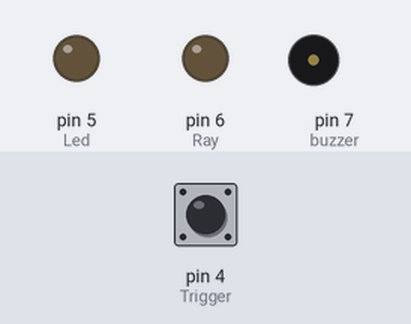
Simulated run of this sketch. Board: Arduino Uno, built with avr-gcc and run on an emulated ATmega328P. On the bench: output pins drawn as LEDs (lit = HIGH), buzzer (waves = sounding). Inputs (shaded band) come from the test bench; at power-on: pin 4 (Trigger) HIGH. What the sketch prints to the serial monitor is not drawn.

Above: at 1.2 s.
1.3 s: pin 4 (Trigger) pulled LOW for 0.15 s
Timing chart, 0 to 4.3 s (numbered marks = the images above; inputs shaded):
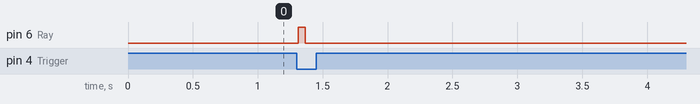

Measured:
- after the input at 1.3 s, pin 6 (Ray): LOW → HIGH at once, → LOW 0.05 s later

The sketch:

laser_pistol.ino
```cpp
//--------------------------------------------------//
// TITLE: Laser Pistol code                         //
// AUTHORS: A Pena Castillo, JJ Navarrete Galvez    //
//--------------------------------------------------//


// --- DEFINITIONS --- //
#define Ray 6
#define Led 5
#define Trigger 4
#define buzzer 7
int pressed=0;
int time_out=0;
unsigned long time_pass1=0, time_pass2=0, antibounce = 0, timeled=0;
int ammunition=20;
int shoot=0;
int no_ammo=0;
int led_blink=0;
int led=0;


// --- Setup & Loop --- //
void setup(){

  pinMode(Ray,OUTPUT);
  pinMode(buzzer,OUTPUT);
  pinMode(Led,OUTPUT);
  pinMode(Trigger,INPUT_PULLUP);
  Serial.begin(9600);
}

void loop()
{
  unsigned long time_=millis();
  Serial.print("ammunition: ");
  Serial.println(ammunition);
  //modo=digitalRead(P4);
  //if(modo == 0)
    if(digitalRead(Trigger) == 0 && shoot == 0 && time_ - antibounce > 200 && time_out == 0 && ammunition>0)
    {
      digitalWrite(Ray,HIGH);
      time_pass1=time_;
      shoot=1;
      ammunition--;
      time_out = 1;
      for(int x = 4000; x > 1000; x--)
      {
        tone(buzzer,x);
      };
      noTone(buzzer);
      if(ammunition == 0)
      {
        no_ammo = 1;
        time_pass2=time_;
        digitalWrite(Led,HIGH);
        led_blink = 1;
      }
    }else if(digitalRead(Trigger) == 1 && shoot == 1)
    {
      shoot = 0;

    }   else if(time_-time_pass1>50 && time_out == 1)
    {
      digitalWrite(Ray,LOW);
      antibounce = time_;
      time_out = 0;
    }else if(time_-time_pass2>10000 && no_ammo == 1)
    {
      digitalWrite(Led,LOW);
      ammunition=20;
      time_out = 0;
      shoot = 0;
      no_ammo = 0;
      led_blink=0;
    } else if(led_blink == 1 && time_ - timeled > 500)
    {
      timeled = time_;
      if(led == 0)
      {
        digitalWrite(Led,0);
        led+=1;
      } else
      {
        digitalWrite(Led,1);
        led-=1;
      }
    }
  }
```
